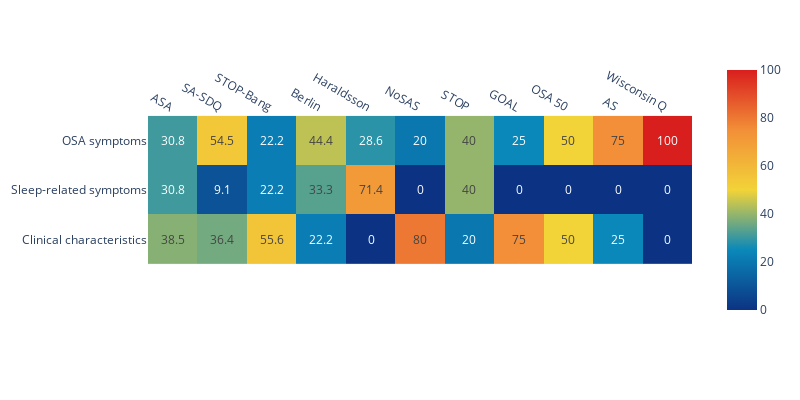

Notebook cell for this chart:
### Markdown cell above
## Distribution across the categories of the symptoms measured by each questionnaire
(i.e. same thing as before, but normalized by questionnaire (sum across lines equals 1)).

### Code cell
if common.df.shape[0] != common.df['Category'].isnull().sum() : 
  fig = px.imshow(pd.DataFrame(np.round(normalize(cat_per_questionnaire,norm='l1').T*100,1), # for printing text, we round the percentages to 1 decimal
                              columns = cat_per_questionnaire.index,
                              index= cat_per_questionnaire.columns),
                  text_auto=True, # add the text
                  color_continuous_scale= 'Portland'# more color palettes available here : https://plotly.com/python/builtin-colorscales/
  )
  fig.update_xaxes(side="top") # xaxis on top of the figure
  fig.update_layout(
    autosize=False,
    width=800,
    height=400
    )
  #fig.write_image("figure3_heatmap.pdf") # writing the figure in a file
  fig.show() # showing the figure
else : 
  print('No category in this dataframe !')

### Figure 1 — Plotly figure (JSON) as saved in the notebook; plotly's stock layout.template omitted (floating-point values rounded to 4 significant figures)
{"data": [{"coloraxis": "coloraxis", "hovertemplate": "x: %{x}<br>y: %{y}<br>color: %{z}<extra></extra>", "name": "0", "texttemplate": "%{z}", "type": "heatmap", "x": ["ASA", "SA-SDQ", "STOP-Bang", "Berlin", "Haraldsson", "NoSAS", "STOP", "GOAL", "OSA 50", "AS", "Wisconsin Q"], "xaxis": "x", "y": ["OSA symptoms", "Sleep-related symptoms", "Clinical characteristics"], "yaxis": "y", "z": [[30.8, 54.5, 22.2, 44.4, 28.6, 20, 40, 25, 50, 75, 100], [30.8, 9.1, 22.2, 33.3, 71.4, 0, 40, 0, 0, 0, 0], [38.5, 36.4, 55.6, 22.2, 0, 80, 20, 75, 50, 25, 0]]}], "layout": {"autosize": false, "coloraxis": {"colorscale": [[0, "rgb(12,51,131)"], [0.25, "rgb(10,136,186)"], [0.5, "rgb(242,211,56)"], [0.75, "rgb(242,143,56)"], [1, "rgb(217,30,30)"]]}, "height": 400, "margin": {"t": 60}, "width": 800, "xaxis": {"anchor": "y", "autorange": true, "constrain": "domain", "domain": [0, 1], "range": [-0.5, 10.5], "scaleanchor": "y", "side": "top", "type": "category"}, "yaxis": {"anchor": "x", "autorange": true, "constrain": "domain", "domain": [0.2147, 0.7853], "range": [2.5, -0.5], "type": "category"}}}
